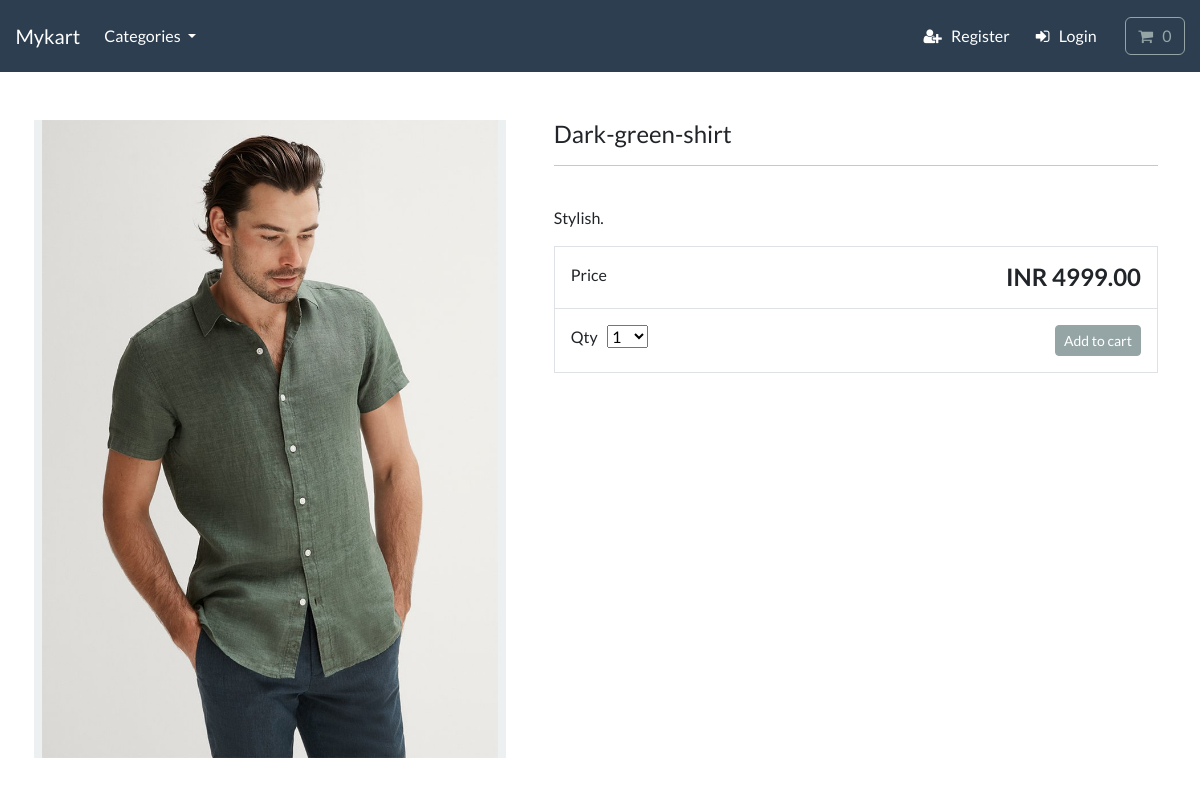
The app's page /product/dark_green_shirt/ with its own data.
### store/models.py (models this page shows, shortened)
class Product(models.Model):
    title = models.CharField(max_length=255)
    brand = models.CharField(max_length=255, default='unbranded')
    description = models.TextField(blank=True)
    slug = models.SlugField(max_length=255)
    price = models.DecimalField(max_digits=10, decimal_places=2)
    image = models.ImageField(upload_to='images/')
    category = models.ForeignKey(Category, related_name='product', on_delete=models.CASCADE, null=True)
    class Meta:
        verbose_name_plural = 'products'

### store/views.py (the view)
# urls.py: path('product/<slug:product_slug>/', views.product_info, name='product_info'),
def product_info(request, product_slug):
    product = get_object_or_404(Product, slug=product_slug)
    return render(request, 'store/product-info.html', {'product': product})

### cart/cart.py (called while the page is built)
    def __len__(self):
        return sum(item['qty'] for item in self.cart.values())

### cart/context_processors.py (called while the page is built)
def cart(request):
    return {'cart': Cart(request)}

### store/models.py (called while the page is built)
    def get_absolute_url(self):
        return reverse('list_product', args=[self.slug])

### store/views.py (called while the page is built)
def categories(request):
    all_categories = Category.objects.all()
    return {'all_categories': all_categories}

### store/templates/store/product-info.html (shortened to what this page needs)
{% extends "./base.html" %}
{% load static %}
{% block content %}
<div class="container">
    <main class="pt-5">
        <div class="row g-3">
            <div class="col-md-5 col-lg-5 order-md-first bg-light">
                <img class="img-fluid mx-auto d-block" alt="Responsive image" src="{{ product.image.url }}">
            </div>
            <div class="col-md-7 col-lg-7 ps-md-3 ps-lg-5">
                <h1 class="mb-0 h4"> {{ product.title }}  </h1>
                <hr>
                <br>
                <p> {{ product.description }} </p>
                <div class="border">
                    <div class="col border-bottom">
                        <div class="row p-3">
                            <div class="col-6"> Price </div>
                            <div class="col-6 text-end"><span class="h4 fw-bold">INR {{ product.price }} </span></div>
                        </div>
                    </div>
                    <div class="col">
                        <div class="row p-3">
                            <div class="col-6">
                                <label for="select">Qty</label>
                                <select id="select">
                                    <option selected>1</option>
                                  </select>
                            </div>
                            <div class="col-6 text-end">
                                <button type="button" id="add-button" value="{{ product.id }}" class="btn btn-secondary btn-sm">
                                Add to cart
                                </button>
                            </div>
                        </div>
                    </div>
                </div>
            </div>
        </div>
    </main>
    <br>
</div>
{% endblock %}

### records on screen
Product: image (picture), title "Dark-green-shirt", description "Stylish.", price "4999.00"
